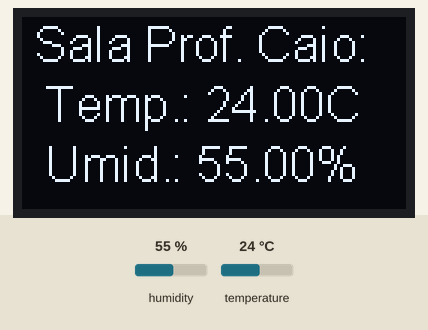
Recording of a sketch running on a simulated ESP8266 (NodeMCU). On the bench: 128×64 one-colour display. Inputs (shaded band) come from the test bench; at power-on: humidity 55 %, temperature 24 °C. WiFi joins after 1.5 s; servers stay silent unless stated.

Above: at 5.9 s.
6.0 s: humidity set to 22 %
At 11.2 s:
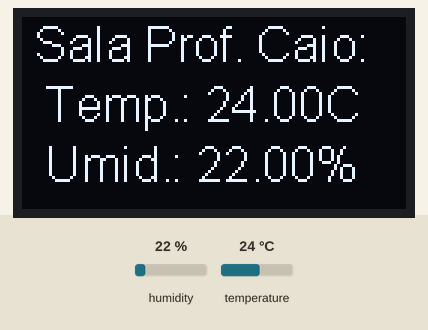
12.0 s: temperature set to 12 °C
At 17.0 s:
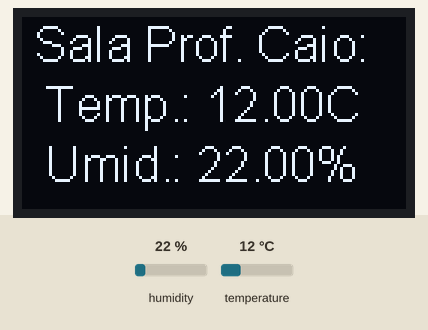
18.0 s: humidity set to 40 %
At 21.5 s:
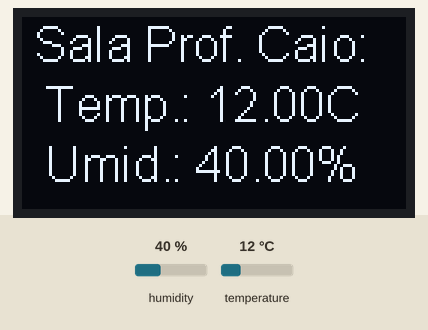
24.0 s: temperature set to 19 °C
At 27.3 s:
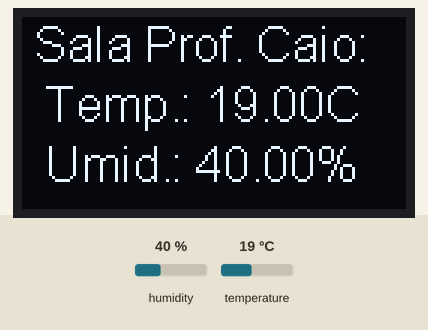
Timing chart, 0 to 28.8 s (numbered marks = the images above; inputs shaded):
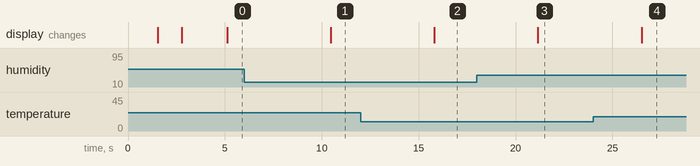

The sketch:

IOT-DHT11-EX1.ino
```cpp
/*-------------------------------------
Faculdade de Tecnologia SENAI Mariano Ferraz
Curso Superior de Tecnologia em Automação Industrial

Disciplina: Internet das Coisas
Professor: Caio Vinícius

Código Exemplo
Objetivo: Realizar a leitura de temperatura/umidade (DHT11) e e enviar para a plataforma
      online ThingSpeak

Estrutura do Código:

1- Inclusão de bibliotecas e variáveis
2- Conexão do nodeMCU com a internet
3- Leitura dos valores obtidos pelo sensor DHT11
4- Envio dos dados para a plataforma IoT Thingspeak

Configurações:
1) Na IDE Arduino,
  a)ir em prefências e depois colar no campo de add board o link:
  http://arduino.esp8266.com/stable/package_esp8266com_index.json

  b)baixar as bibliotecas DHTStable e

2) Na plataforma Thingspeak

  a) Criar uma conta no site https://thingspeak.com/
    b) Adicionar um canal e configurar os gráficos
    c) Clicar em API Keys e copiar o Write API Key e o Channel ID
-----------------------------------------------------------------------------------*/
#include <ThingSpeak.h>
#include <WiFiClient.h>
#include <ESP8266WiFi.h>
#include <DHT.h>

//OLED
#include <Wire.h>
#include "SSD1306Wire.h"
SSD1306Wire display (0x3c, SDA, SCL);

#define DHT11_PIN A0 //define o pino de dados do sensor

//rede WiFi e senha
const char* ssid = "Familia Barbozano";
const char* password = "serfeliz";


//Configuração dos parâmetros do ThingSpeak
unsigned long channelID = 1392487;              //cada canal tem seu ID e chave de escrita
const char * writeAPIKey = "40RD27XEZ07LVYWZ";            //cada canal tem seu ID e chave de escrita
const char * server = "api.thingspeak.com";    //comum

//Variáveis que recebem os dados do sensor
float temp, umid;
dht DHT; //objeto baseado na biblioteca do DHT

WiFiClient client; //objeto usado para as conexões do nodeMCU como cliente

void wifiConnect(){

  display.clear();
  display.setTextAlignment(TEXT_ALIGN_CENTER);
  display.setFont(ArialMT_Plain_10);
  display.drawString(63, 0, "Buscando a rede");
  display.drawString(63, 15, String(ssid) + "...");
  display.display();

  WiFi.begin(ssid, password);

  while (WiFi.status() != WL_CONNECTED){
    delay(100);
  }


  display.clear();
  display.setTextAlignment(TEXT_ALIGN_CENTER);
  display.setFont(ArialMT_Plain_10);
  display.drawString(63, 10, "Conectado a rede");
  display.drawString(63, 40, String(ssid));
  display.display();
  delay(1200);

  display.clear();
  delay(10);
  display.setTextAlignment(TEXT_ALIGN_CENTER);
  display.setFont(ArialMT_Plain_10);
  display.drawString(63,10,"macAdress: ");
  display.setFont(ArialMT_Plain_10);
  display.drawString(63,36,String(WiFi.macAddress()));
  display.display();
  delay(2000);
}

void setup() {

  //protocolo I2C
    display.init();                     //inicia o display OLED
    display.flipScreenVertically();     //configura a orientacao

  wifiConnect();

  ThingSpeak.begin(client);

}

void leitura(){
  int c = DHT.read11(DHT11_PIN);

  if(c == DHTLIB_OK){
    temp = DHT.temperature;
    umid = DHT.humidity;
  }
}

void loop() {

  leitura();

  ThingSpeak.setField(1,temp);
  ThingSpeak.setField(2,umid);
  ThingSpeak.writeFields(channelID, writeAPIKey);
  display.clear();
  delay(10);
  display.setTextAlignment(TEXT_ALIGN_CENTER);
  display.setFont(ArialMT_Plain_16);
  display.drawString(60, 0, "Sala Prof. Caio:");
  display.drawString(60, 20, "Temp.: " + String(temp)  + "˚C");
  display.drawString(60, 40, "Umid.: " + String(umid) + "%"); //coluna, linha antes 0 e 30
  display.display();
  delay(5000);
}
```

Measured:
- after the input at 6.0 s, the display: changes after 4.5 s (image 1)
- after the input at 12.0 s, the display: changes after 3.8 s (image 2)
- after the input at 18.0 s, the display: changes after 3.2 s (image 3)
- after the input at 24.0 s, the display: changes after 2.5 s (image 4)
